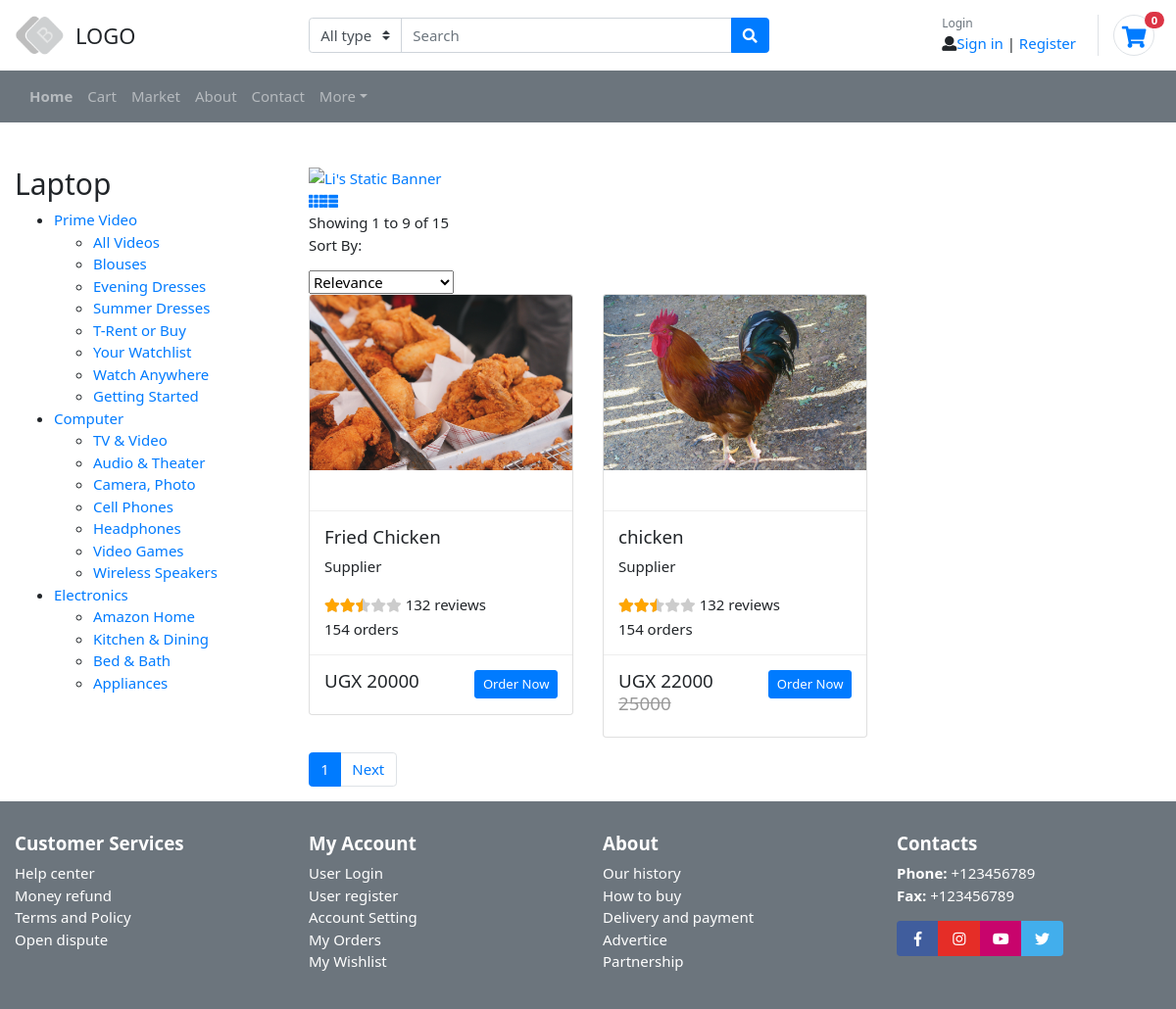
The app's page /mymarket/ with its own data.
### shop/models.py (models this page shows, shortened)
class Item(models.Model):
    title = models.CharField(max_length=100)
    price = models.IntegerField()
    discount_price = models.IntegerField(blank=True, null=True)
    category = models.CharField(choices=CATEGORY_CHOICES, max_length=10)
    slug = models.SlugField(blank=True, null=True)
    description = models.TextField()
    image = models.FileField()

### shop/views.py (the view)
# urls.py: path('mymarket/', views.MarketView.as_view(), name='mymarket'),
class MarketView(ListView):
    model = Item
    paginate_by = 2
    template_name = "mymarket.html"

### shop/templatetags/cart_template_tags.py (called while the page is built)
@register.filter
def cart_item_count(user):
    if user.is_authenticated:
        qs = Order.objects.filter(user=user, ordered=False)
        if qs.exists():
            return qs[0].items.count()
    return 0

### shop/templates/shop/mymarket.html (shortened to what this page needs)
{% extends "base.html" %}
{% load static %}
{% block content %}
            <div class="content-wraper pt-60 pb-60 pt-sm-30">
                <div class="container">
                    <div class="row">
                        <div class="col-lg-9 order-1 order-lg-2">
                            <div class="single-banner shop-page-banner">
                                <a href="#">
                                    <img src="{% static 'shop/images/bg-banner/cow2.jpg' %}" alt="Li's Static Banner">
                                </a>
                            </div>
                            <div class="shop-top-bar mt-30">
                                <div class="shop-bar-inner">
                                    <div class="product-view-mode">
                                        <ul class="nav shop-item-filter-list" role="tablist">
                                            <li class="active" role="presentation"><a aria-selected="true" class="active show" data-toggle="tab" role="tab" aria-controls="grid-view" href="#grid-view"><i class="fa fa-th"></i></a></li>
                                            <li role="presentation"><a data-toggle="tab" role="tab" aria-controls="list-view" href="#list-view"><i class="fa fa-th-list"></i></a></li>
                                        </ul>
                                    </div>
                                    <div class="toolbar-amount">
                                        <span>Showing 1 to 9 of 15</span>
                                    </div>
                                </div>
                                <div class="product-select-box">
                                    <div class="product-short">
                                        <p>Sort By:</p>
                                        <select class="nice-select">
                                            <option value="trending">Relevance</option>
                                        </select>
                                    </div>
                                </div>
                            </div>
                            <div class="shop-products-wrapper">
                                <div class="tab-content">
                                    <div id="grid-view" class="tab-pane fade active show" role="tabpanel">
                                        <div class="product-area shop-product-area">
                                            <div class="row">
                                                {% for item in object_list %}
                                                <div class="col-lg-4 col-md-4 col-sm-6 mt-40">
                                                    <div class="item-slide">
                                                            <figure class="card card-product">
                                                                <div class="img-wrap"><img src="{{ item.image.url}}">
                                                                </div>
                                                                <figcaption class="info-wrap">
                                                                        <h5 class="title">{{ item.title }}</h5>
                                                                        <p class="desc">Supplier</p>
                                                                        <div class="rating-wrap">
                                                                            <ul class="rating-stars">
                                                                                <li style="width:50%" class="stars-active">
                                                                                    <i class="fa fa-star"></i><i class="fa fa-star"></i><i class="fa fa-star"></i>
                                                                                </li>
                                                                                <li>
                                                                                    <i class="fa fa-star"></i><i class="fa fa-star"></i><i class="fa fa-star"></i><i class="fa fa-star"></i><i class="fa fa-star"></i>
                                                                                </li>
                                                                            </ul>
                                                                            <div class="label-rating">132 reviews</div>
                                                                            <div class="label-rating">154 orders </div>
                                                                        </div>
                                                                </figcaption>
                                                                <div class="bottom-wrap">
                                                                    <a href="" class="btn btn-sm btn-primary float-right">Order Now</a>
                                                                    <div class="price-wrap h5">
                                                                        {% if item.discount_price %}
                                                                        <span class="price-new">UGX {{ item.discount_price }}</span> <del class="price-old">{{ item.price }}</del>
                                                                        {% else %}
                                                                        <span class="price-new">UGX {{ item.price }}</span>
                                                                        {% endif %}
                                                                    </div>
                                                                </div>
                                                            </figure>
                                                        </div>
                                                </div>
                                                {% endfor %}
                                            </div>
                                        </div>
                                    </div>
                                    {% if is_paginated %}
                                    <nav aria-label="...">
                                            <ul class="pagination">
                                              <li class="page-item active">
                                                <a class="page-link" href="?page={{ page_obj.number }}">{{ page_obj.number }}<span class="sr-only">(current)</span></a>
                                              </li>
                                              {% if page_obj.has_next%}
                                              <li class="page-item">
                                                <a class="page-link" href="?page={{ page_obj.next_page_number }}">Next</a>
                                              </li>
                                              {% endif %}
                                            </ul>
                                          </nav>
                                    {% endif %}
                                </div>
                            </div>
                        </div>
                        <div class="col-lg-3 order-2 order-lg-1">
                            <div class="sidebar-categores-box mt-sm-30 mt-xs-30">
                                <div class="sidebar-title">
                                    <h2>Laptop</h2>
                                </div>
                                <div class="category-sub-menu">
                                    <ul>
                                        <li class="has-sub"><a href="# ">Prime Video</a>
                                            <ul>
                                                <li><a href="#">All Videos</a></li>
                                                <li><a href="#">Blouses</a></li>
                                                <li><a href="#">Evening Dresses</a></li>
                                                <li><a href="#">Summer Dresses</a></li>
                                                <li><a href="#">T-Rent or Buy</a></li>
                                                <li><a href="#">Your Watchlist</a></li>
                                                <li><a href="#">Watch Anywhere</a></li>
                                                <li><a href="#">Getting Started</a></li>
                                            </ul>
                                        </li>
                                        <li class="has-sub"><a href="#">Computer</a>
                                            <ul>
                                                <li><a href="#">TV & Video</a></li>
                                                <li><a href="#">Audio & Theater</a></li>
                                                <li><a href="#">Camera, Photo</a></li>
                                                <li><a href="#">Cell Phones</a></li>
                                                <li><a href="#">Headphones</a></li>
                                                <li><a href="#">Video Games</a></li>
                                                <li><a href="#">Wireless Speakers</a></li>
                                            </ul>
                                        </li>
                                        <li class="has-sub"><a href="#">Electronics</a>
                                            <ul>
                                                <li><a href="#">Amazon Home</a></li>
                                                <li><a href="#">Kitchen & Dining</a></li>
                                                <li><a href="#">Bed & Bath</a></li>
                                                <li><a href="#">Appliances</a></li>
                                            </ul>
                                        </li>
                                    </ul>
                                </div>
                            </div>
                        </div>
                    </div>
                </div>
            </div>
{% endblock content %}

### shop/static/shop/css/ui.css (style rules this page uses)
html { font-size: 15px; }
.img-wrap { text-align: center; display: block; }
.img-wrap img { max-width: 100%; }
figure { margin-bottom: 0; }
.card-product { margin-bottom: 1rem; }
.card-product:after { content: ""; display: table; clear: both; visibility: hidden; }
.card-product .img-wrap { border-radius: 0.2rem 0.2rem 0 0; overflow: hidden; position: relative; height: 220px; text-align: center; }
.card-product .img-wrap img { max-height: 100%; max-width: 100%; width: auto; display: inline-block; -o-object-fit: cover; object-fit: cover; }
.card-product .info-wrap { overflow: hidden; padding: 15px; border-top: 1px solid #eee; }
.card-product .bottom-wrap { padding: 15px; border-top: 1px solid #eee; }
.card-product .title { margin-top: 0; }
.card .img-wrap { overflow: hidden; }
.price-new, .price { margin-right: 5px; }
.price-old { color: #999; }
.label-rating { margin-right: 10px; display: inline-block; vertical-align: middle; }
.rating-stars { margin-right: 10px; display: inline-block; vertical-align: middle; list-style: none; margin: 0; padding: 0; position: relative; line-height: 1; white-space: nowrap; clear: both; }
.rating-stars i { font-size: 14px; color: #ccc; display: inline; }
.rating-stars li { display: block; text-overflow: clip; white-space: nowrap; z-index: 1; }
.rating-stars li.stars-active { z-index: 2; position: absolute; top: 0; left: 0; overflow: hidden; }
.rating-stars li.stars-active i { color: orange; }

### records on screen
Item: image (picture), title "Fried Chicken", price "20000"
Item: image (picture), title "chicken", discount_price "22000", price "25000"

### other values on screen
{{ request.user|cart_item_count }} "0"
{{ page_obj.number }} "1"
